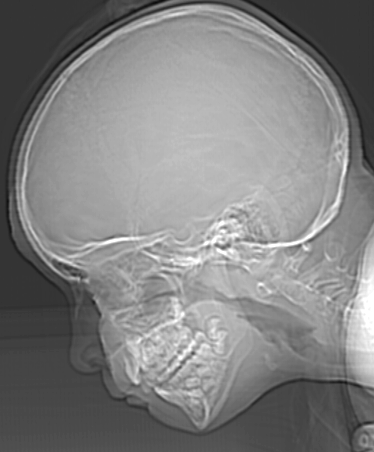
#> input picture Lab01 - Sampling and Quantization/ctskull-256.tif, 374 x 452 px
$ jupyter execute --allow-errors lab01.ipynb
#> lines starting #> are read from the running program, lines starting #| are printed output that depends on the picture; after the words box and inside, x2 and y2 are one past the last pixel; in counts of white or black regions, pixels touching at a corner belong together
**Processamento Digital de Imagens**

Prática de Amostragem e Quantização

Instruções:
Utilize python e a biblioteca OpenCV para abertura das imagens.

1)	Utilizando imagem relogio.tif e faça uma reamostragem de seus pixels para 300, 150 e 72 dpi. Sabe-se que a imagem original possui 1250 dpi. Fazer os cálculos por meio do seu algortimo. Não usar o opencv para a conversão

[cell 1]
# type your code here
# Python code to read image
import cv2
import matplotlib.pyplot as plt
import numpy as np

img = cv2.imread("relogio.tif", cv2.IMREAD_GRAYSCALE)

#> (the rest of this cell did not finish here and is left out)

2)	Utilizando a imagem ctskull-256.tif, refaça a quantização de seus pixels utilizando de 7 a 1 bit(s) por pixel.  Fazer os cálculos por meio do seu algortimo. Não usar o opencv para a conversão

[cell 2]
def readGrayscaleImage(image):
#> called with image = './ctskull-256.tif'
    img = cv2.imread(image, 0)
#> img is the input picture: shape (452, 374); min 12, max 255, mean 129.4

    return img

def quantitizeImage(image, bit_level):
#> called with bit_level = 1
    new_image = np.array(image)
    shift = 8 - bit_level

    new_image >>= shift
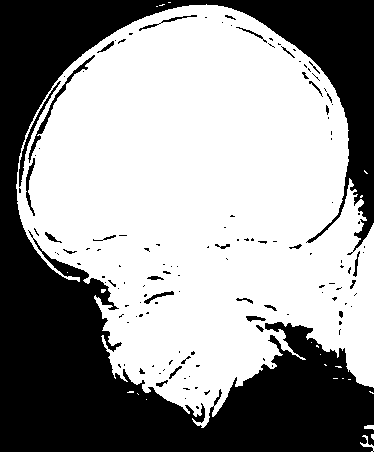
#> new_image: shape (452, 374); values 0 (black) and 1 (white), 59.7% white; 134 black regions (103 under 20 px), largest, box (x1, y1, x2, y2) and area: (0, 0, 374, 452) 65430, (28, 55, 95, 163) 449, (19, 81, 61, 187) 349
    new_image <<= shift

    return new_image

def getQuantitizedImage(file, bit):
    img = readGrayscaleImage(file)
    outputImg = quantitizeImage(img, bit)
    plt.imshow(outputImg, cmap='gray', vmin=0, vmax=255)
    plt.show(block=False)
    plt.close()

getQuantitizedImage('./ctskull-256.tif', 1)
getQuantitizedImage('./ctskull-256.tif', 2)
#> call 2 of quantitizeImage, with bit_level = 2
#> in quantitizeImage (call 2), `new_image >>= shift`:
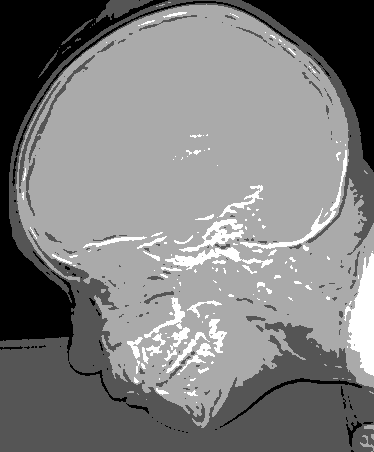
#> new_image: shape (452, 374); min 0, max 3, mean 1.5; drawn with min black and max white
#> in quantitizeImage (call 2), `new_image <<= shift`:
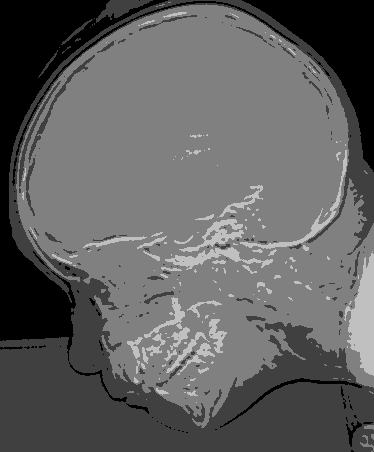
#> new_image: shape (452, 374); min 0, max 192, mean 95.9
getQuantitizedImage('./ctskull-256.tif', 3)
#> call 3 of quantitizeImage, with bit_level = 3
#> in quantitizeImage (call 3), `new_image >>= shift`:
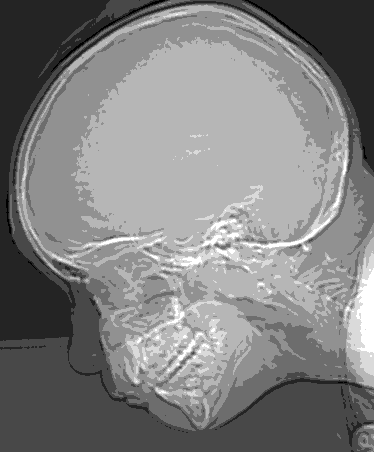
#> new_image: shape (452, 374); min 0, max 7, mean 3.55; drawn with min black and max white
#> in quantitizeImage (call 3), `new_image <<= shift`:
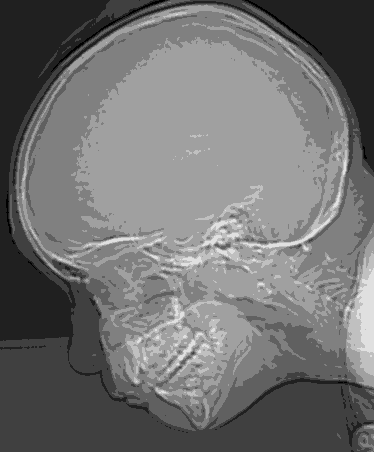
#> new_image: shape (452, 374); min 0, max 224, mean 113.7
getQuantitizedImage('./ctskull-256.tif', 4)
getQuantitizedImage('./ctskull-256.tif', 5)
getQuantitizedImage('./ctskull-256.tif', 6)
#> in quantitizeImage (call 6), `new_image >>= shift`:
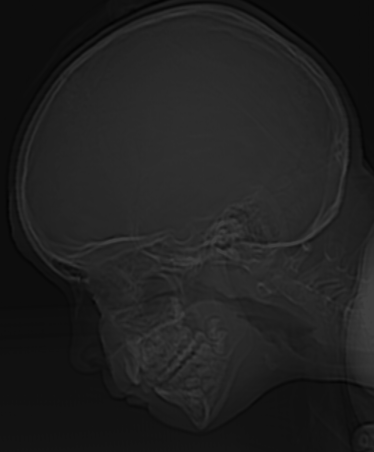
#> new_image: shape (452, 374); min 3, max 63, mean 32
getQuantitizedImage('./ctskull-256.tif', 7)
#> in quantitizeImage (call 7), `new_image >>= shift`:
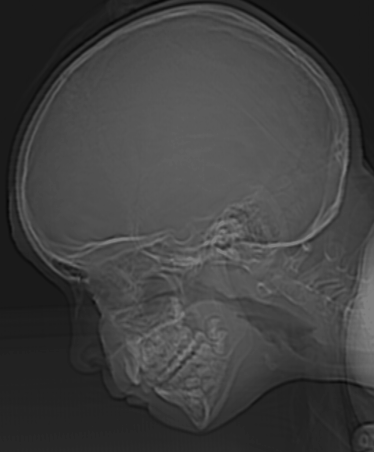
#> new_image: shape (452, 374); min 6, max 127, mean 64.4
